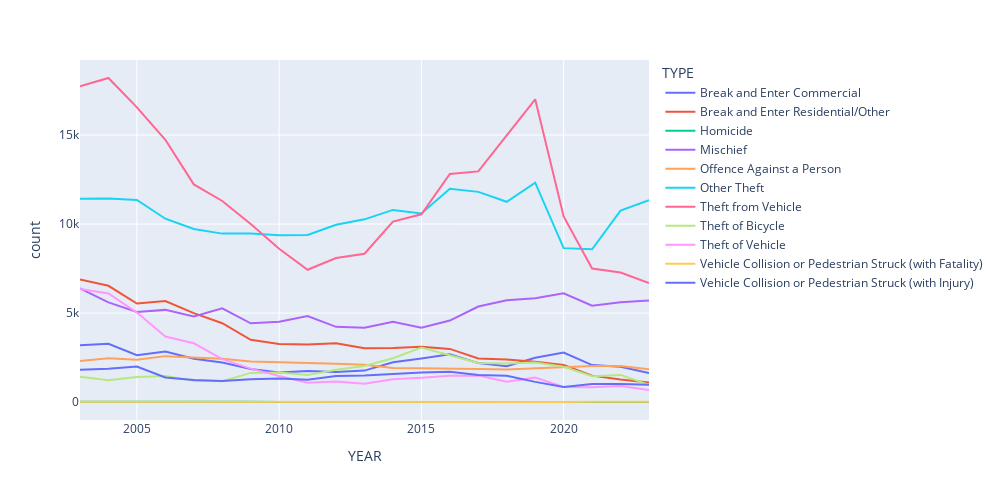

Notebook code for this chart:
### Code cell
fig = px.line(data_1 , x = "YEAR" , y = "count" , color = "TYPE")
fig.update_layout(width=1000, height=500)
fig.show()

### Figure 1 — Plotly figure (JSON) as saved in the notebook; plotly's stock layout.template omitted (floating-point values rounded to 4 significant figures)
{"data": [{"hovertemplate": "TYPE=Break and Enter Commercial<br>YEAR=%{x}<br>count=%{y}<extra></extra>", "legendgroup": "Break and Enter Commercial", "line": {"color": "#636efa", "dash": "solid"}, "marker": {"symbol": "circle"}, "mode": "lines", "name": "Break and Enter Commercial", "orientation": "v", "showlegend": true, "type": "scatter", "x": [2003, 2004, 2005, 2006, 2007, 2008, 2009, 2010, 2011, 2012, 2013, 2014, 2015, 2016, 2017, 2018, 2019, 2020, 2021, 2022, 2023], "xaxis": "x", "y": [3196, 3279, 2639, 2845, 2436, 2225, 1859, 1659, 1750, 1686, 1770, 2241, 2452, 2683, 2192, 2020, 2490, 2788, 2079, 1986, 1632], "yaxis": "y"}, {"hovertemplate": "TYPE=Break and Enter Residential/Other<br>YEAR=%{x}<br>count=%{y}<extra></extra>", "legendgroup": "Break and Enter Residential/Other", "line": {"color": "#EF553B", "dash": "solid"}, "marker": {"symbol": "circle"}, "mode": "lines", "name": "Break and Enter Residential/Other", "orientation": "v", "showlegend": true, "type": "scatter", "x": [2003, 2004, 2005, 2006, 2007, 2008, 2009, 2010, 2011, 2012, 2013, 2014, 2015, 2016, 2017, 2018, 2019, 2020, 2021, 2022, 2023], "xaxis": "x", "y": [6884, 6533, 5538, 5673, 4996, 4429, 3497, 3266, 3230, 3311, 3024, 3042, 3116, 2989, 2454, 2391, 2269, 2083, 1488, 1266, 1100], "yaxis": "y"}, {"hovertemplate": "TYPE=Homicide<br>YEAR=%{x}<br>count=%{y}<extra></extra>", "legendgroup": "Homicide", "line": {"color": "#00cc96", "dash": "solid"}, "marker": {"symbol": "circle"}, "mode": "lines", "name": "Homicide", "orientation": "v", "showlegend": true, "type": "scatter", "x": [2003, 2004, 2005, 2006, 2007, 2008, 2009, 2010, 2011, 2012, 2013, 2014, 2015, 2016, 2017, 2018, 2019, 2020, 2021, 2022, 2023], "xaxis": "x", "y": [17, 22, 22, 18, 19, 18, 18, 10, 15, 8, 7, 9, 15, 11, 17, 14, 12, 19, 19, 11, 14], "yaxis": "y"}, {"hovertemplate": "TYPE=Mischief<br>YEAR=%{x}<br>count=%{y}<extra></extra>", "legendgroup": "Mischief", "line": {"color": "#ab63fa", "dash": "solid"}, "marker": {"symbol": "circle"}, "mode": "lines", "name": "Mischief", "orientation": "v", "showlegend": true, "type": "scatter", "x": [2003, 2004, 2005, 2006, 2007, 2008, 2009, 2010, 2011, 2012, 2013, 2014, 2015, 2016, 2017, 2018, 2019, 2020, 2021, 2022, 2023], "xaxis": "x", "y": [6387, 5598, 5062, 5180, 4812, 5270, 4425, 4514, 4833, 4228, 4181, 4509, 4178, 4581, 5370, 5716, 5833, 6109, 5415, 5614, 5703], "yaxis": "y"}, {"hovertemplate": "TYPE=Offence Against a Person<br>YEAR=%{x}<br>count=%{y}<extra></extra>", "legendgroup": "Offence Against a Person", "line": {"color": "#FFA15A", "dash": "solid"}, "marker": {"symbol": "circle"}, "mode": "lines", "name": "Offence Against a Person", "orientation": "v", "showlegend": true, "type": "scatter", "x": [2003, 2004, 2005, 2006, 2007, 2008, 2009, 2010, 2011, 2012, 2013, 2014, 2015, 2016, 2017, 2018, 2019, 2020, 2021, 2022, 2023], "xaxis": "x", "y": [2313, 2458, 2378, 2583, 2504, 2436, 2287, 2255, 2205, 2155, 2092, 1915, 1905, 1902, 1865, 1829, 1897, 2003, 2029, 2032, 1842], "yaxis": "y"}, {"hovertemplate": "TYPE=Other Theft<br>YEAR=%{x}<br>count=%{y}<extra></extra>", "legendgroup": "Other Theft", "line": {"color": "#19d3f3", "dash": "solid"}, "marker": {"symbol": "circle"}, "mode": "lines", "name": "Other Theft", "orientation": "v", "showlegend": true, "type": "scatter", "x": [2003, 2004, 2005, 2006, 2007, 2008, 2009, 2010, 2011, 2012, 2013, 2014, 2015, 2016, 2017, 2018, 2019, 2020, 2021, 2022, 2023], "xaxis": "x", "y": [11423, 11435, 11355, 10300, 9722, 9463, 9470, 9366, 9388, 9960, 10264, 10794, 10598, 11982, 11807, 11251, 12323, 8647, 8583, 10753, 11340], "yaxis": "y"}, {"hovertemplate": "TYPE=Theft from Vehicle<br>YEAR=%{x}<br>count=%{y}<extra></extra>", "legendgroup": "Theft from Vehicle", "line": {"color": "#FF6692", "dash": "solid"}, "marker": {"symbol": "circle"}, "mode": "lines", "name": "Theft from Vehicle", "orientation": "v", "showlegend": true, "type": "scatter", "x": [2003, 2004, 2005, 2006, 2007, 2008, 2009, 2010, 2011, 2012, 2013, 2014, 2015, 2016, 2017, 2018, 2019, 2020, 2021, 2022, 2023], "xaxis": "x", "y": [17743, 18202, 16552, 14730, 12227, 11295, 10007, 8614, 7434, 8096, 8333, 10140, 10547, 12815, 12957, 14996, 17005, 10430, 7502, 7276, 6686], "yaxis": "y"}, {"hovertemplate": "TYPE=Theft of Bicycle<br>YEAR=%{x}<br>count=%{y}<extra></extra>", "legendgroup": "Theft of Bicycle", "line": {"color": "#B6E880", "dash": "solid"}, "marker": {"symbol": "circle"}, "mode": "lines", "name": "Theft of Bicycle", "orientation": "v", "showlegend": true, "type": "scatter", "x": [2003, 2004, 2005, 2006, 2007, 2008, 2009, 2010, 2011, 2012, 2013, 2014, 2015, 2016, 2017, 2018, 2019, 2020, 2021, 2022, 2023], "xaxis": "x", "y": [1419, 1230, 1416, 1467, 1203, 1176, 1641, 1669, 1517, 1817, 2032, 2461, 3064, 2637, 2202, 2167, 2221, 1987, 1459, 1528, 967], "yaxis": "y"}, {"hovertemplate": "TYPE=Theft of Vehicle<br>YEAR=%{x}<br>count=%{y}<extra></extra>", "legendgroup": "Theft of Vehicle", "line": {"color": "#FF97FF", "dash": "solid"}, "marker": {"symbol": "circle"}, "mode": "lines", "name": "Theft of Vehicle", "orientation": "v", "showlegend": true, "type": "scatter", "x": [2003, 2004, 2005, 2006, 2007, 2008, 2009, 2010, 2011, 2012, 2013, 2014, 2015, 2016, 2017, 2018, 2019, 2020, 2021, 2022, 2023], "xaxis": "x", "y": [6360, 6100, 5029, 3681, 3304, 2417, 1880, 1465, 1094, 1152, 1033, 1291, 1371, 1478, 1496, 1145, 1378, 853, 838, 910, 684], "yaxis": "y"}, {"hovertemplate": "TYPE=Vehicle Collision or Pedestrian Struck (with Fatality)<br>YEAR=%{x}<br>count=%{y}<extra></extra>", "legendgroup": "Vehicle Collision or Pedestrian Struck (with Fatality)", "line": {"color": "#FECB52", "dash": "solid"}, "marker": {"symbol": "circle"}, "mode": "lines", "name": "Vehicle Collision or Pedestrian Struck (with Fatality)", "orientation": "v", "showlegend": true, "type": "scatter", "x": [2003, 2004, 2005, 2006, 2007, 2008, 2009, 2010, 2011, 2012, 2013, 2014, 2015, 2016, 2017, 2018, 2019, 2020, 2021, 2022, 2023], "xaxis": "x", "y": [25, 22, 32, 20, 24, 17, 14, 10, 12, 18, 15, 14, 14, 15, 14, 13, 14, 8, 22, 19, 15], "yaxis": "y"}, {"hovertemplate": "TYPE=Vehicle Collision or Pedestrian Struck (with Injury)<br>YEAR=%{x}<br>count=%{y}<extra></extra>", "legendgroup": "Vehicle Collision or Pedestrian Struck (with Injury)", "line": {"color": "#636efa", "dash": "solid"}, "marker": {"symbol": "circle"}, "mode": "lines", "name": "Vehicle Collision or Pedestrian Struck (with Injury)", "orientation": "v", "showlegend": true, "type": "scatter", "x": [2003, 2004, 2005, 2006, 2007, 2008, 2009, 2010, 2011, 2012, 2013, 2014, 2015, 2016, 2017, 2018, 2019, 2020, 2021, 2022, 2023], "xaxis": "x", "y": [1824, 1868, 1999, 1383, 1238, 1185, 1278, 1327, 1260, 1472, 1492, 1576, 1667, 1707, 1523, 1476, 1137, 851, 1019, 1011, 973], "yaxis": "y"}], "layout": {"height": 500, "legend": {"title": {"text": "TYPE"}, "tracegroupgap": 0}, "margin": {"t": 60}, "width": 1000, "xaxis": {"anchor": "y", "domain": [0, 1], "title": {"text": "YEAR"}}, "yaxis": {"anchor": "x", "domain": [0, 1], "title": {"text": "count"}}}}
